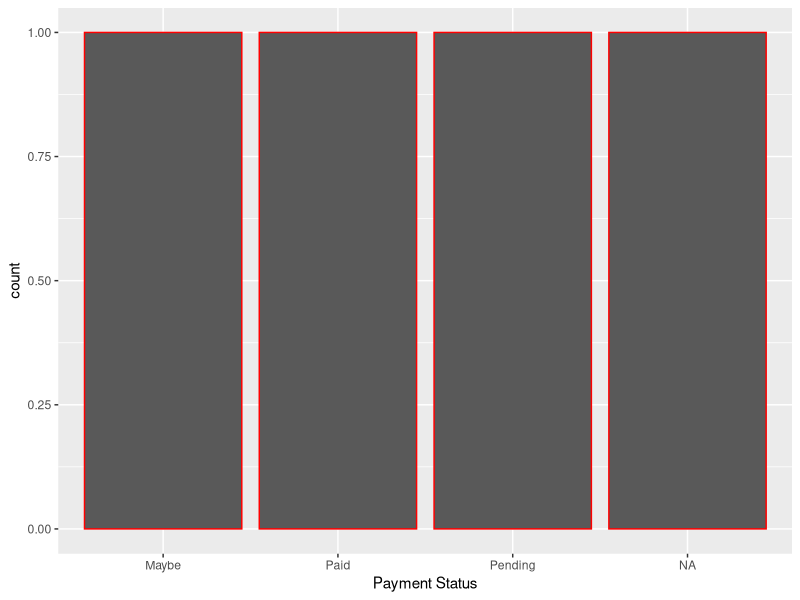

Generate this figure with R:
## ---- chunk 1
knitr::opts_chunk$set(echo = TRUE)
## ---- chunk 2
library(tidyverse)
library(lubridate)

## ---- chunk 3

 dataRaw <- read_csv("Data/Data - DS C1 Course.csv")
 head(dataRaw, n = 10)
## ---- chunk 4

dataRenamed <- dataRaw %>% rename("Id"= "Student ID", "Date_time" = "Timestamp", "Qr_Uni_Col" = "Name of University or College currently or previously attended?")

# check for renaming
names(dataRenamed[1:10])
## ---- chunk 5
dataselected <- select(dataRenamed, Id, Date_time, Qr_Uni_Col, Payment)

# MAKING id AS row name

dataselected <- column_to_rownames(dataselected, var= "Id")

head(dataselected)

## ---- chunk 6
# Converting time column to date time format

# Separating date and time into different column
dataselected <- tidyr::separate(dataselected, Date_time, c("Date", "Time"), sep = " ")


head(dataselected)
## ---- chunk 7
# now we grouped the data by day to check how many registeration done per on each day

groupeddata <- dataselected %>% 
  group_by(Payment) %>% 
  summarize(grouped = n())

## ---- chunk 8

ggplot(data = groupeddata, aes(x= Payment)) +
  geom_bar(color = "red") +
  xlab("Payment Status")
  
## ---- chunk 9
dataselected %>% 
  select(Qr_Uni_Col) %>% 
  distinct() %>% 
  count()

## ---- chunk 10
head(unique(x= dataselected$Qr_Uni_Col ))


## ---- chunk 11
datacategorized <- dataselected %>% 
  mutate( 
    Uni_col = case_when(
    str_detect(
      Qr_Uni_Col,
      "Iba|Institue of Business Administration|IBA Karachi|iba karachi|BUSINESS ADMINISTRATION|INSTITUTE|") ~ "IBA",
    str_detect(
      Qr_Uni_Col,
      "AZAM|Quaid I Azam University|Quiad e Azam University|Quiad-e-Azam University islamabad|Quiad e Azam University Islamabad|Quiad-I-Azam University|Quiad-i-Azam University Islamabad|Quaid i Azam university") ~ "QU",
    str_detect(
      Qr_Uni_Col,
      "Sir Syed Univeristy of Engineering Technology|Sir syed univeristy of engineering & technology|Sir Syed Univeristy of engineering And technology|Sir Syed univeristy of engineering and technology|Sirsyed Univeristy of Engineering Technology|Sir syed Univeristy Of Engineering Technology|Sir Syed univeristy of engineering technology|Sir Syed Univeristy Engineering Technology") ~ "SYED",
    str_detect(
      Qr_Uni_Col,
      "NED university|NED University of Engineering and Technology Karachi|NED|ned University")~"NED",
    str_detect(Qr_Uni_Col, "iqra|IQRA|Iqra|iqra university") ~ "IQRA",
    str_detect(Qr_Uni_Col, "Sindh") ~ "SMIU",
    str_detect(Qr_Uni_Col, "Karachi|Univeristy of karachi") ~ "KU",
    str_detect(Qr_Uni_Col, "Szabist") ~ "SZABIST",
    str_detect(Qr_Uni_Col, "Management|management") ~ "IOBA",
    str_detect(Qr_Uni_Col, "Univeristy of engineering and technology Peshawar") ~ "UET",
    TRUE ~ Qr_Uni_Col
   )
 )

